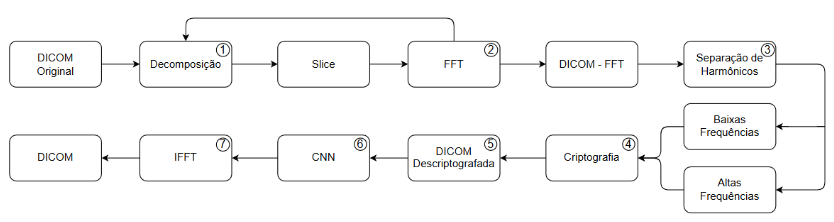
#> input picture Criptografia/medodologia.png, 834 x 222 px, found by its file name
$ jupyter execute --allow-errors M05_descriptografia_AES.ipynb
#> lines starting #> are read from the running program, lines starting #| are printed output that depends on the picture
[cell 1]
import time
import pandas as pd
import numpy as np
from Crypto.Cipher import AES
import matplotlib.pyplot as plt
import os
import cv2
import hashlib
import matplotlib.image as mpimg

[cell 2]
img = mpimg.imread(r'C:\Users\CarlosChinen\OneDrive\Main\FEI\TCC\Criptografia\criptografia\medodologia.png')
#> img is the input picture: shape (222, 834, 4) float32; mean R, G, B, A 0.969, 0.969, 0.969, 1
plt.figure(figsize=(15, 10))
plt.imshow(img)
plt.title('METODOLOGIA')
plt.axis('off')
plt.show()

#> (a cell that did not finish here is left out)

[cell 4]
# Tempo de excecução
tempos_execucao = []
execucoes = []

#> (the rest of this cell did not finish here and is left out)

[cell 5]
df_execucoes = pd.DataFrame({
    'slice': execucoes,
    'tempoExecucaoAES': tempos_execucao
})

df_execucoes.describe()

[cell 6]
# Geração do gráfico
plt.figure(figsize=(20, 8))
plt.plot(execucoes, tempos_execucao, linestyle='-', color='blue', label='Tempo de Execução (AES)')

# for x, y in zip(execucoes, tempos_execucao):
#     plt.text(x, y + 0.00005, f'{y:.4f}', ha='center', va='center', fontsize=8, rotation=70)

plt.xticks([])
plt.xlabel('Slice/Espectro')
plt.ylabel('Tempo (s)')
plt.title(f'Tempo de Execução da Descriptografia AES por Slice (tempo médio: {np.mean(tempos_execucao):.5f} s; desvio padrão: {np.std(tempos_execucao, ddof=0):.5f}; tempo total: {np.sum(tempos_execucao):.5f} segundos)')
plt.legend()
plt.grid(True)
plt.savefig('output_images/graph_tempo_execucao_aes_descriptografia_espectro.png')
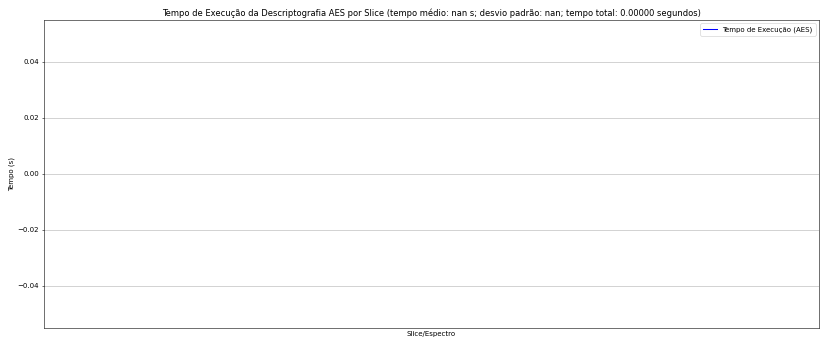
#> figure drawn by matplotlib, 1 panel
plt.show()

[cell 7]
import os
import hashlib
import cv2
import matplotlib.pyplot as plt

def gerar_hash_sha3_256(dados):
    hash_obj = hashlib.sha3_256(dados)
    return hash_obj.hexdigest()

# Pastas com as imagens originais e descriptografadas
pasta_original = r"C:\Users\CarlosChinen\OneDrive\Main\FEI\TCC\Criptografia\criptografia\DATASET_dicom_fourier_spectrum"
pasta_descriptografada = r"C:\Users\CarlosChinen\OneDrive\Main\FEI\TCC\Criptografia\criptografia\AES_decrypt_spectrum_metrics"

# Lista de arquivos descriptografados
descriptografadas = [f for f in os.listdir(pasta_descriptografada) if f.endswith(".png")]

# Número máximo de imagens a serem exibidas
n = 12
cols = 3
rows = (n + cols - 1) // cols  # Arredonda para cima

# Aumenta altura da figura para comportar os hashes
plt.figure(figsize=(15, 6 * rows))

for i, nome_arquivo_desc in enumerate(descriptografadas[:n]):
    caminho_desc = os.path.join(pasta_descriptografada, nome_arquivo_desc)
    identificador = ''.join(filter(str.isdigit, nome_arquivo_desc))
    nome_arquivo_original = f"spectrum_slice_{identificador}.png"
    caminho_original = os.path.join(pasta_original, nome_arquivo_original)

    # Lê imagem descriptografada
    image = cv2.imread(caminho_desc)
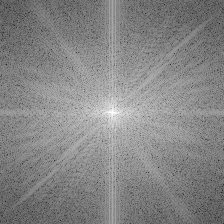
#> input picture criptografia/AES_decrypt_spectrum_metrics/AES_spectrum_descriptografado_230.png, 224 x 224 px, found by its file name
#> image is the input picture: shape (224, 224, 3); min 27, max 255, mean 133.2

    # Gera hash da imagem original, se disponível
    try:
        with open(caminho_original, "rb") as img_file:
            imagem_original = img_file.read()
        hash_original = gerar_hash_sha3_256(imagem_original)
    except FileNotFoundError:
        hash_original = "Arquivo não encontrado"

    # Gera hash da imagem descriptografada
    with open(caminho_desc, "rb") as img_file:
        imagem_desc = img_file.read()
    hash_desc = gerar_hash_sha3_256(imagem_desc)

    hash_valido = (hash_original == hash_desc) if hash_original != "Arquivo não encontrado" else False

    # Criação do subplot
    ax = plt.subplot(rows, cols, i + 1)
    ax.imshow(cv2.cvtColor(image, cv2.COLOR_BGR2RGB))
    ax.axis('off')

    # Título da imagem
    titulo = f"{nome_arquivo_desc}"
    if 'tempos_execucao' in globals() and i < len(tempos_execucao):
        titulo += f"\nTempo: {tempos_execucao[i]:.5f}s"
    titulo += f"\nHash Válido: {'Sim' if hash_valido else 'Não'}"
    ax.set_title(titulo, fontsize=9)

    # Hashes abaixo da imagem
    hash_original_str = hash_original if isinstance(hash_original, str) else "Erro"
    ax.text(0.5, -0.02, f"Hash 1: {hash_original_str}", fontsize=6, ha='center', va='top', transform=ax.transAxes)
    ax.text(0.5, -0.05, f"Hash 2: {hash_desc}", fontsize=6, ha='center', va='top', transform=ax.transAxes)

# Ajuste do layout
plt.subplots_adjust(bottom=0.05)
plt.tight_layout()
plt.show()
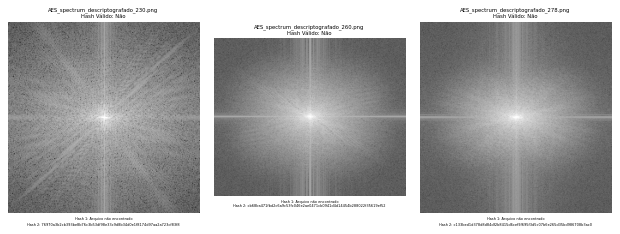
#> figure drawn by matplotlib, 3 panels
